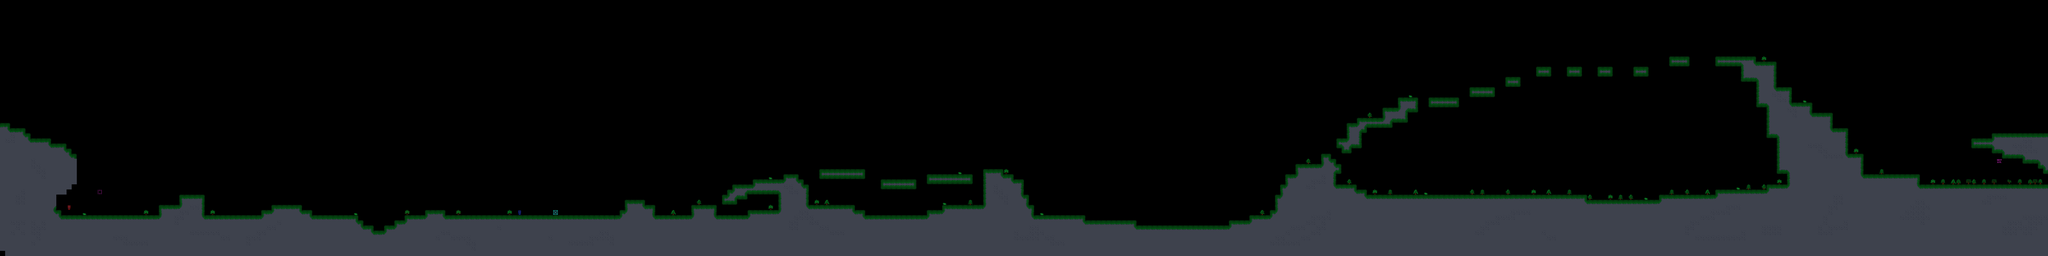

Tiled map render using the project's own tile images. Description and the map definition, with tile-layer contents summarised, below:
An orthogonal 400x50 tile map with 16x16 px tiles, 1 tile layer (Tile Layer 1).

<map version="1.10" tiledversion="1.11.2" orientation="orthogonal" renderorder="right-down" width="400" height="50" tilewidth="16" tileheight="16" infinite="0" nextlayerid="2" nextobjectid="1">
 <editorsettings>
  <export target="../game/levels/1.csv" format="csv" />
 </editorsettings>
 <tileset firstgid="1" source="tileset.tsx" />
 <layer id="1" name="Tile Layer 1" width="400" height="50">
  <data>[20000 cells, 5022 non-empty, 31 distinct tile ids]</data>
 </layer>
</map>
